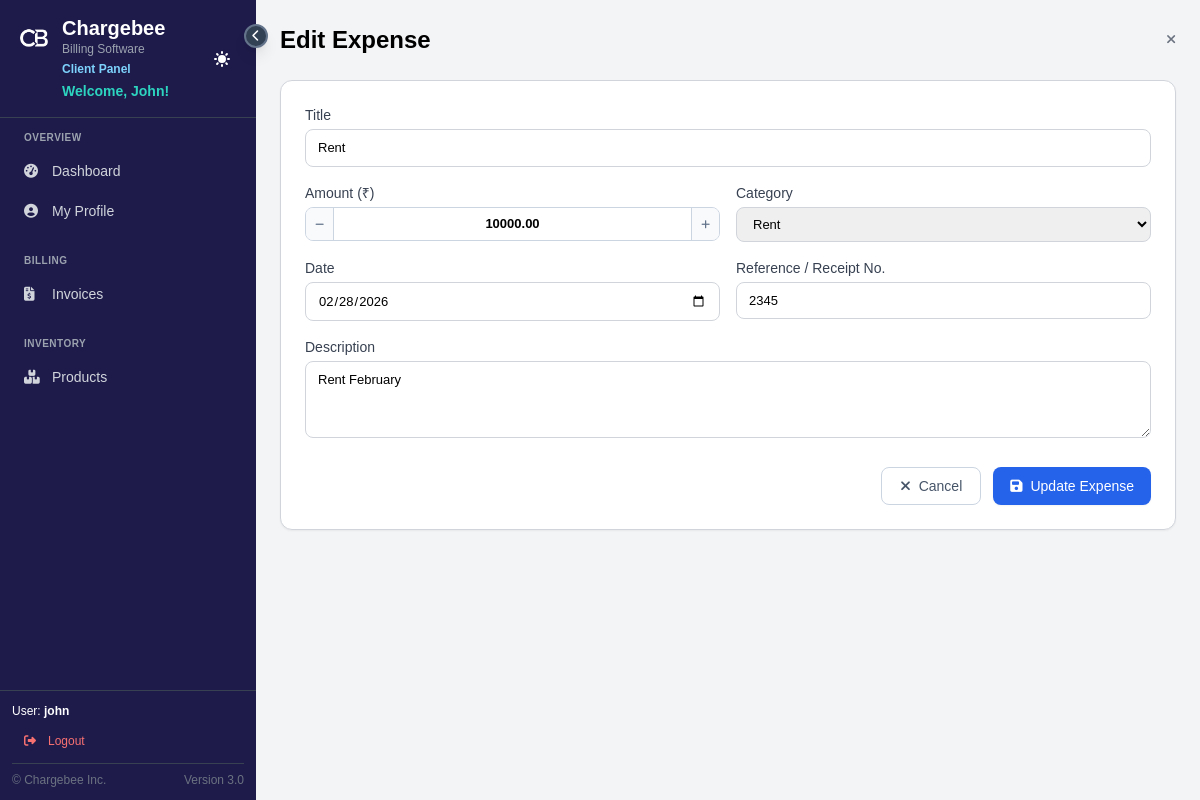
The app's page /expenses/43/edit/ (signed in) with its own data.
### BillingSystem/billing/models.py (models this page shows, shortened)
class Expense(models.Model):
    CATEGORY_CHOICES = [
        ('RENT', 'Rent'),
        ('UTILITIES', 'Utilities'),
        ('SALARY', 'Salary'),
        ('SUPPLIES', 'Office Supplies'),
        ('TRANSPORT', 'Transport'),
        ('MARKETING', 'Marketing'),
        ('MAINTENANCE', 'Maintenance'),
        ('INSURANCE', 'Insurance'),
        ('TAX', 'Taxes & Fees'),
        ('OTHER', 'Other'),
    ]
    title = models.CharField(max_length=200)
    amount = models.DecimalField(max_digits=10, decimal_places=2, validators=[MinValueValidator(0)])
    category = models.CharField(max_length=20, choices=CATEGORY_CHOICES, default='OTHER')
    description = models.TextField(blank=True)
    date = models.DateField()
    reference = models.CharField(max_length=100, blank=True, help_text="Receipt or reference number")
    created_by = models.ForeignKey('auth.User', on_delete=models.SET_NULL, null=True, blank=True)
    created_at = models.DateTimeField(auto_now_add=True)
    class Meta:
        ordering = ['-date']

### BillingSystem/billing/views.py (the view)
# urls.py: path('expenses/<int:pk>/edit/', ExpenseUpdateView.as_view(), name='expense_edit'),
class ExpenseUpdateView(LoginRequiredMixin, UpdateView):
    model = Expense
    template_name = 'admin_panel/expense_management.html'
    form_class = ExpenseForm
    success_url = '/expenses/'
    def get_context_data(self, **kwargs):
        context = super().get_context_data(**kwargs)
        context['view_mode'] = 'form'
        return context

### BillingSystem/billing/forms.py
class ExpenseForm(forms.ModelForm):
    class Meta:
        model = Expense
        fields = ['title', 'amount', 'category', 'description', 'date', 'reference']
        widgets = {
            'title': forms.TextInput(attrs={'class': 'w-full border border-gray-300 px-3 py-2 rounded-lg'}),
            'amount': forms.NumberInput(attrs={'class': 'w-full border border-gray-300 px-3 py-2 rounded-lg', 'min': '0', 'step': '0.01'}),
            'category': forms.Select(attrs={'class': 'w-full border border-gray-300 px-3 py-2 rounded-lg'}),
            'description': forms.Textarea(attrs={'class': 'w-full border border-gray-300 px-3 py-2 rounded-lg', 'rows': 3}),
            'date': forms.DateInput(attrs={'class': 'w-full border border-gray-300 px-3 py-2 rounded-lg', 'type': 'date'}),
            'reference': forms.TextInput(attrs={'class': 'w-full border border-gray-300 px-3 py-2 rounded-lg'}),
        }

### templates/admin_panel/expense_management.html (shortened to what this page needs)
{% extends 'general/base.html' %}
{% block content %}
{% if view_mode == 'form' %}
<div class="w-full mx-auto">
    <div class="flex items-center justify-between mb-6">
        <h1 class="text-2xl font-bold">{% if object %}Edit Expense{% else %}Add Expense{% endif %}</h1>
        <a href="{% url 'expense_list' %}" class="text-gray-500 hover:text-gray-700"><i class="fas fa-times"></i></a>
    </div>
    <div class="bg-white border border-gray-300 rounded-xl shadow-sm p-6">
        <form method="post">
            <div class="grid grid-cols-2 gap-4">
                <div class="col-span-2">
                    <label class="block text-sm font-medium text-gray-700 mb-1">Title</label>
                    {{ form.title }}
                </div>
                <div>
                    <label class="block text-sm font-medium text-gray-700 mb-1">Amount (₹)</label>
                    {{ form.amount }}
                </div>
                <div>
                    <label class="block text-sm font-medium text-gray-700 mb-1">Category</label>
                    {{ form.category }}
                </div>
                <div>
                    <label class="block text-sm font-medium text-gray-700 mb-1">Date</label>
                    {{ form.date }}
                </div>
                <div>
                    <label class="block text-sm font-medium text-gray-700 mb-1">Reference / Receipt No.</label>
                    {{ form.reference }}
                </div>
                <div class="col-span-2">
                    <label class="block text-sm font-medium text-gray-700 mb-1">Description</label>
                    {{ form.description }}
                </div>
            </div>
            <div class="flex justify-end gap-3 mt-6">
                <a href="{% url 'expense_list' %}" class="btn btn-outline">
                    <i class="fas fa-times"></i>
                    <span>Cancel</span>
                </a>
                <button type="submit" class="btn btn-primary">
                    <i class="fas fa-save"></i>
                    <span>{% if object %}Update{% else %}Save{% endif %} Expense</span>
                </button>
            </div>
        </form>
    </div>
</div>
{% endif %}
{% endblock %}

### templates/general/base.html (shortened to what this page needs)
{% load static %}
<!DOCTYPE html>
<html lang="en">
<head>
    <script src="https://cdn.tailwindcss.com"></script>
    <link rel="stylesheet" href="{% static 'css/main.css' %}">
    <link rel="stylesheet" href="https://cdnjs.cloudflare.com/ajax/libs/font-awesome/6.4.0/css/all.min.css">
</head>
<body class="bg-gray-100 h-screen overflow-hidden">
    <div class="flex h-screen">
        <aside id="sidebar" class="{% if user.role.role == 'client' %}bg-indigo-950{% else %}bg-slate-900{% endif %} text-white flex flex-col relative z-50">
            <button id="toggleSidebar" onclick="toggleSidebar()" class="absolute -right-3 top-6 z-50 bg-slate-700 hover:bg-slate-600 text-white w-6 h-6 rounded-full flex items-center justify-center shadow-lg border-2 border-slate-500" title="Toggle Sidebar">
                <i class="fas fa-chevron-left text-xs"></i>
            </button>
            <div class="p-4 border-b border-gray-700 flex justify-between items-center">
                <div class="sidebar-header-content">
                    <a href="{% url 'dashboard' %}" class="hover:opacity-80 transition-opacity flex items-center gap-2.5">
                        <img src="{% static 'favicon.png' %}" alt="CB Logo" class="w-9 h-9 rounded-lg">
                        <div>
                            <h1 class="text-xl font-bold leading-tight">Chargebee</h1>
                            <p class="text-xs text-gray-400">Billing Software</p>
                        </div>
                    </a>
                    <div class="pl-[46px]">
                        {% if user.role.role == 'client' %}
                        <p class="text-xs text-sky-300 font-medium mt-1" style="font-weight: bold;">Client Panel</p>
                        {% elif user.is_superuser %}
                        <p class="text-xs text-red-400 font-medium mt-1" style="font-weight: bold;">Administrator Panel</p>
                        {% endif %}
                        <p class="text-sm text-teal-400 mt-1 font-semibold">Welcome, {{ user.username|title }}!</p>
                    </div>
                </div>
                <div class="sidebar-header-content">
                    <button onclick="toggleTheme()" class="p-2 hover:bg-gray-700 rounded-lg" title="Toggle Theme">
                    </button>
                </div>
            </div>
            <nav class="flex-1 p-3 overflow-y-auto">
                <div class="mb-6">
                    <p class="px-3 text-[10px] font-bold text-gray-400 uppercase tracking-wider mb-2 sidebar-section-title">Overview</p>
                    <a href="{% url 'dashboard' %}" data-tooltip="Dashboard" class="flex items-center px-3 py-2 text-sm {% if request.resolver_match.url_name == 'dashboard' %}bg-gray-700 text-white rounded-lg{% else %}text-gray-300 hover:bg-gray-700 hover:text-white rounded-lg{% endif %}"><i class="fas fa-tachometer-alt w-5 mr-2"></i><span class="sidebar-text">Dashboard</span></a>
                    {% if user.role.role == 'client' %}
                    <a href="{% url 'client_profile' %}" data-tooltip="My Profile" class="flex items-center px-3 py-2 text-sm mt-1 {% if request.resolver_match.url_name == 'client_profile' %}bg-gray-700 text-white rounded-lg{% else %}text-gray-300 hover:bg-gray-700 hover:text-white rounded-lg{% endif %}"><i class="fas fa-user-circle w-5 mr-2"></i><span class="sidebar-text">My Profile</span></a>
                    {% endif %}
                </div>
                <div class="mb-6">
                    <p class="px-3 text-[10px] font-bold text-gray-400 uppercase tracking-wider mb-2 sidebar-section-title">Billing</p>
                    <a href="{% url 'invoice_list' %}" data-tooltip="Invoices" class="flex items-center px-3 py-2 text-sm mt-1 {% if 'invoices' in request.path and request.resolver_match.url_name != 'invoice_create' %}bg-gray-700 text-white rounded-lg{% else %}text-gray-300 hover:bg-gray-700 hover:text-white rounded-lg{% endif %}"><i class="fas fa-file-invoice-dollar w-5 mr-2"></i><span class="sidebar-text">Invoices</span></a>
                </div>
                <div class="mb-6">
                    <p class="px-3 text-[10px] font-bold text-gray-400 uppercase tracking-wider mb-2 sidebar-section-title">Inventory</p>
                    <a href="{% url 'product_list' %}" data-tooltip="Products" class="flex items-center px-3 py-2 text-sm mt-1 {% if 'products' in request.path %}bg-gray-700 text-white rounded-lg{% else %}text-gray-300 hover:bg-gray-700 hover:text-white rounded-lg{% endif %}"><i class="fas fa-boxes w-5 mr-2"></i><span class="sidebar-text">Products</span></a>
                </div>
            </nav>
            <div class="p-3 border-t border-gray-700 text-xs sidebar-footer">
                <div class="sidebar-footer-text mb-2">
                    <span>User: <strong>{{ user.username }}</strong></span>
                </div>
                <form method="post" action="{% url 'logout' %}" class="sidebar-footer-text">
                    <button type="submit" class="flex items-center gap-2 w-full px-2 py-1.5 text-red-400 hover:text-red-300 hover:bg-red-400/10 rounded-lg transition-colors" title="Logout">
                        <i class="fas fa-sign-out-alt w-5 text-center"></i>
                        <span class="sidebar-text">Logout</span>
                    </button>
                </form>
                <div class="flex items-center justify-between mt-2 pt-2 border-t border-gray-700 text-gray-500 sidebar-footer-text">
                    <a href="{% url 'about' %}" target="_blank" rel="noopener noreferrer" class="hover:text-gray-300 transition-colors">&copy; Chargebee Inc.</a>
                    <div>Version 3.0</div>
                </div>
            </div>
        </aside>
        <main class="flex-1 overflow-y-auto">
            <div class="p-6">
                {% block content %}
                {% endblock %}
            </div>
        </main>
    </div>
</body>
</html>

### static/css/main.css (style rules this page uses)
body { font-family: Arial, sans-serif; font-size: 13px; }
.btn { display: inline-flex; align-items: center; justify-content: center; padding: 0.625rem 1.25rem; font-size: 0.875rem; font-weight: 600; border-radius: 0.5rem; transition: all 0.2s cubic-bezier(0.4, 0, 0.2, 1); cursor: pointer; border: 1px solid transparent; gap: 0.5rem; white-space: nowrap; text-decoration: none !important; }
.btn-primary { background-color: #2563eb; color: white !important; }
.btn-outline { background-color: transparent; border: 1px solid #cbd5e1; color: #64748b !important; }
form input, form textarea, form select { width: 100%; border: 1px solid #9ca3af; padding: 8px 12px; border-radius: 8px; }
form textarea { resize: vertical; min-height: 60px; }
input[type="number"] { -moz-appearance: textfield; appearance: textfield; }
.custom-number-input { border: none !important; padding: 6px 8px !important; min-width: 40px !important; flex: 1 !important; text-align: center !important; outline: none !important; background: transparent !important; font-weight: 600; }
.btn { display: inline-flex; align-items: center; justify-content: center; gap: 0.5rem; padding: 0; height: 38px; min-width: 100px; padding-left: 1rem; padding-right: 1rem; font-size: 0.875rem; font-weight: 500; border-radius: 8px; cursor: pointer; transition: all 0.2s cubic-bezier(0.4, 0, 0.2, 1); border: 1px solid transparent; line-height: normal; text-decoration: none !important; }
.btn-primary { background-color: #2563eb; color: white !important; box-shadow: 0 1px 2px rgba(0, 0, 0, 0.05); }
.btn-outline { background-color: transparent; border-color: #cbd5e1; color: #475569 !important; }

### templates/general/base.html (style rules this page uses)
body { transition: background-color 0.3s ease, color 0.3s ease; }
#sidebar { width: 256px; min-width: 256px; transition: width 0.3s cubic-bezier(0.4, 0, 0.2, 1), min-width 0.3s cubic-bezier(0.4, 0, 0.2, 1); }
#sidebar .sidebar-text { opacity: 1; transition: opacity 0.2s ease 0.1s; white-space: nowrap; }
#sidebar .sidebar-header-content { opacity: 1; visibility: visible; transition: opacity 0.2s ease 0.1s, visibility 0s linear 0s; white-space: nowrap; overflow: hidden; }
#sidebar .sidebar-section-title { opacity: 1; transition: opacity 0.2s ease 0.1s; white-space: nowrap; overflow: hidden; }
#sidebar .sidebar-footer-text { transition: opacity 0.2s ease 0.1s; white-space: nowrap; overflow: hidden; }
#toggleSidebar { transition: transform 0.3s ease; }

### records on screen
Expense: title "Rent", amount "10000.00", category "Rent", date "02/28/2026", reference "2345", description "Rent February"

### other values on screen
{{ user.username|title }} "John"
{{ user.username }} "john"
